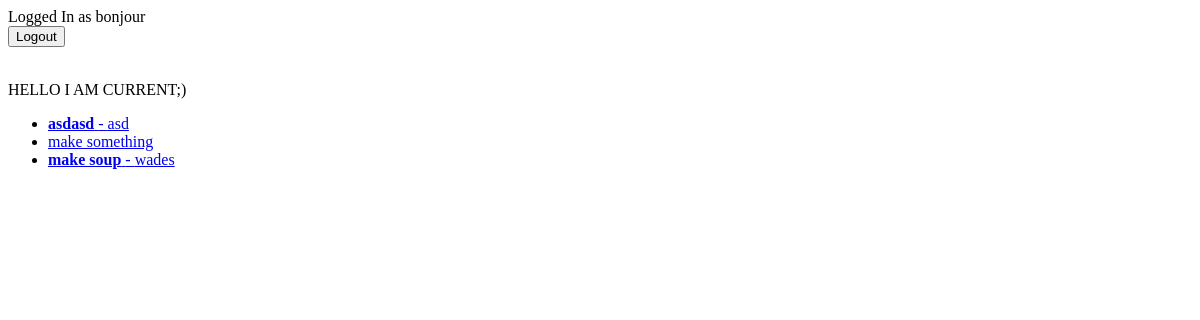
/current/ (signed in), run on an earlier commit of the app's database.
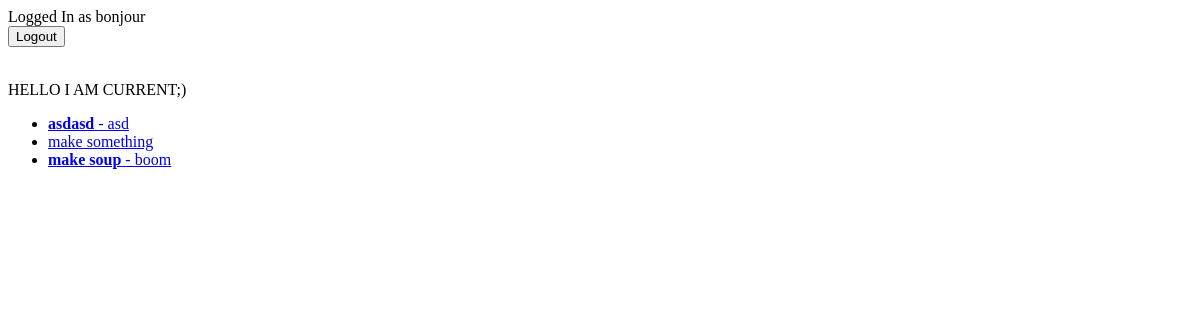
And on a later commit of the database.
### todo/models.py (models this page shows, shortened)
class Todo(models.Model):
    title = models.CharField(max_length=100)
    memo = models.TextField(blank=True)
    created = models.DateTimeField(auto_now_add=True)
    datecompleted = models.DateTimeField(null=True, blank=True)
    important = models.BooleanField(default=False)
    user = models.ForeignKey(User, on_delete=models.CASCADE)

### todo/views.py (the view)
# urls.py: path('current/', views.currenttodo, name='currenttodo'),
def currenttodo(request):
    todos = Todo.objects.filter(user=request.user, datecompleted__isnull=True)
    return render(request, 'todo/currenttodo.html', {'todos':todos})

### todo/templates/todo/currenttodo.html
{% extends 'todo/base.html' %}
{% block content %}
HELLO I AM CURRENT;)
<ul>
  {% for todo in todos %}
  <li>
    <a href="{% url 'viewtodo' todo.id %}">
    {% if todo.important %}<b>{% endif %}{{ todo.title }}{% if todo.important %}</b>{% endif %}
    {% if todo.memo %} - {{ todo.memo }}{% endif %}
    </a>
  </li>
  {% endfor %}
</ul>
{% endblock %}

### todo/templates/todo/base.html (shortened to what this page needs)
{% if user.is_authenticated %}
Logged In as {{ user.username }}
<form action="{% url 'logoutuser' %}" method='POST'>
<button type='submit'>Logout</button>
</form>
{% else %}
<a href="{% url 'signupuser' %}">Sign Up</a>
<a href="{% url 'loginuser' %}">Login</a>
{% endif %}
{% block content %}{% endblock %}

What changed in the data, as far as the page shows it:
changed Todo "make soup": memo "wades" → "boom"
